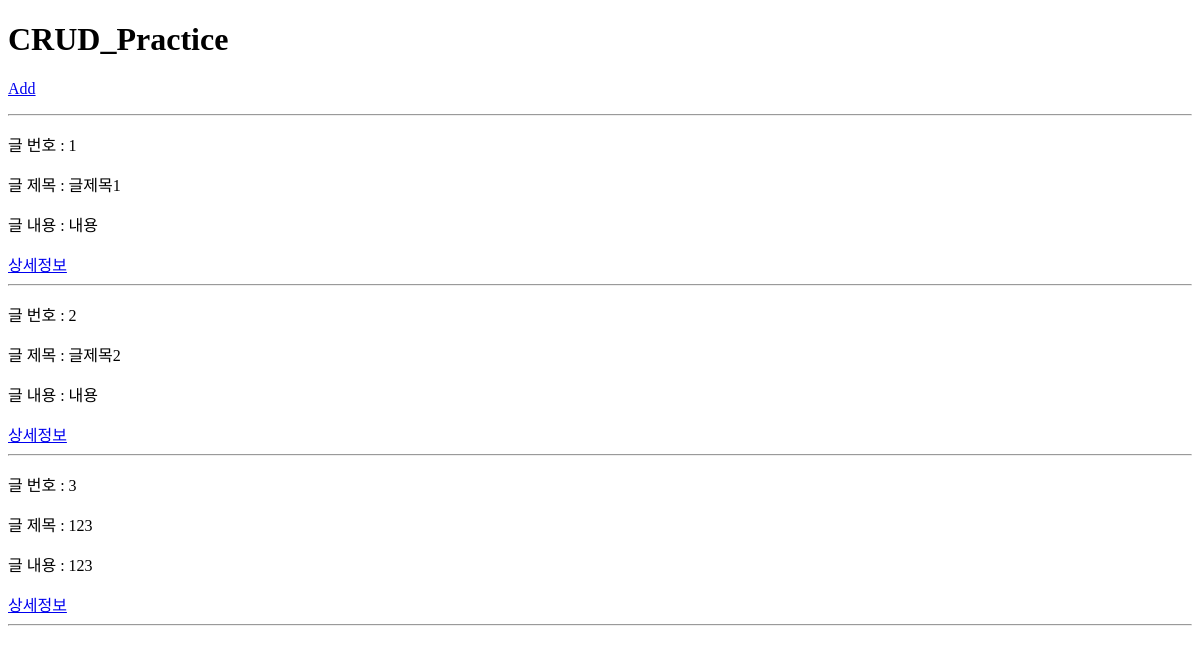
Page /cruds/ on the earlier database version.
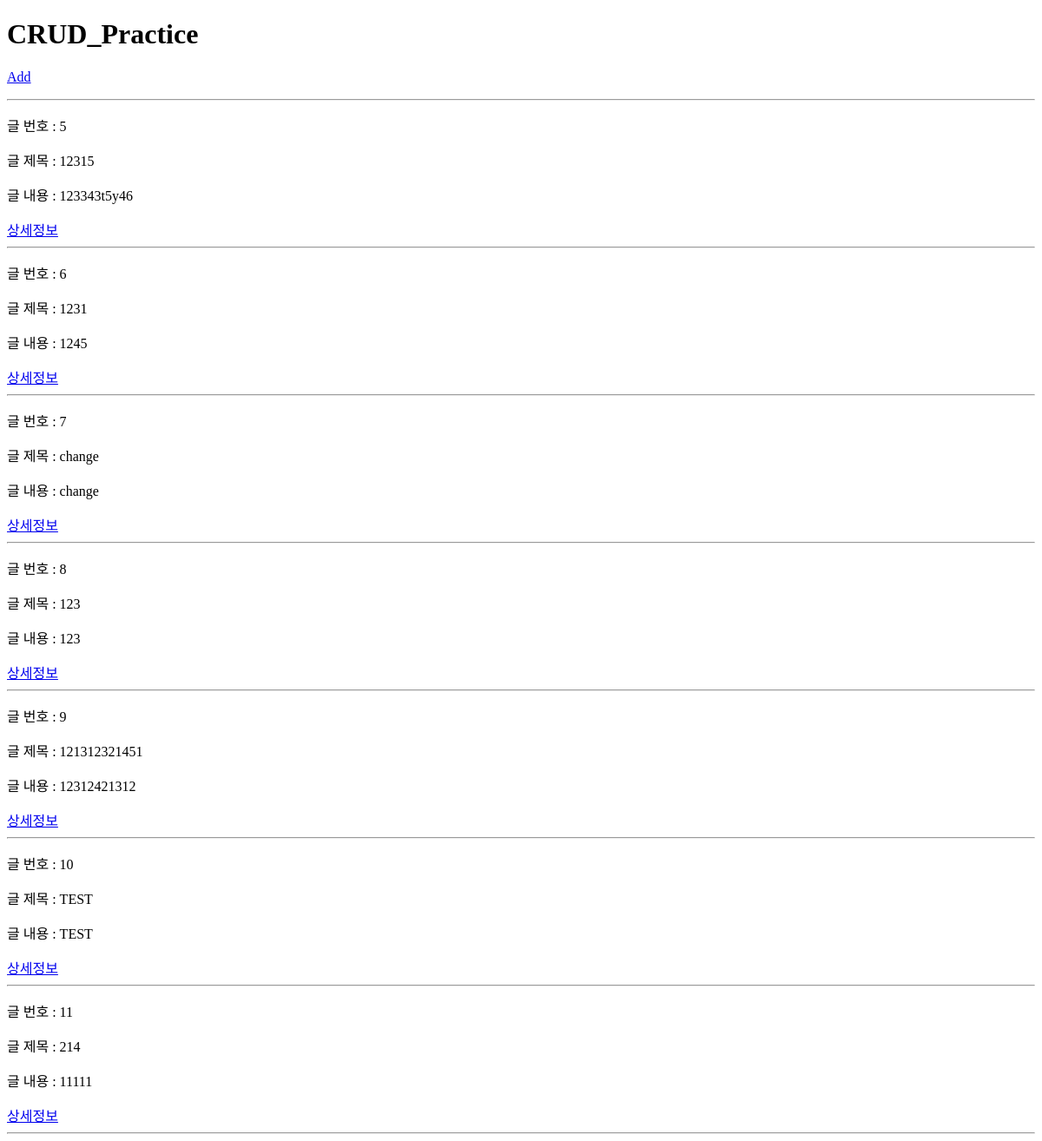
Same page on the later database version.
### cruds/models.py (models this page shows)
class CRUDS(models.Model):
    title = models.CharField(max_length=10)
    content = models.CharField(max_length=100)

### cruds/views.py (the view)
# urls.py: path('',views.index, name='index'),
def index(request):
    info = CRUDS.objects.all()
    context = {
        'info' : info,
    }
    return render(request, 'cruds/index.html', context)

### cruds/templates/cruds/index.html (shortened to what this page needs)
<!DOCTYPE html>
<html lang="en">
<head>
</head>
<body>
    <h1>CRUD_Practice</h1>
    <p><a href="{% url "cruds:new" %}">Add</a></p>
    <hr>
    {% for info in info %}
        <p>글 번호 : {{ info.pk }}</p>
        <p>글 제목 : {{ info.title }}</p>
        <p>글 내용 : {{ info.content }}</p>
        <a href="{% url "cruds:detail" info.pk %}">상세정보</a>
        <hr>
    {% endfor %}
</body>
</html>

Differences in the rows shown:
removed CRUDS: pk "1", title "글제목1", content "내용"
removed CRUDS: pk "2", title "글제목2", content "내용"
removed CRUDS: pk "3", title "123", content "123"
added CRUDS: pk "5", title "12315", content "123343t5y46"
added CRUDS: pk "6", title "1231", content "1245"
added CRUDS: pk "7", title "change", content "change"
added CRUDS: pk "8", title "123", content "123"
added CRUDS: pk "9", title "121312321451", content "12312421312"
added CRUDS: pk "10", title "TEST", content "TEST"
added CRUDS: pk "11", title "214", content "11111"
